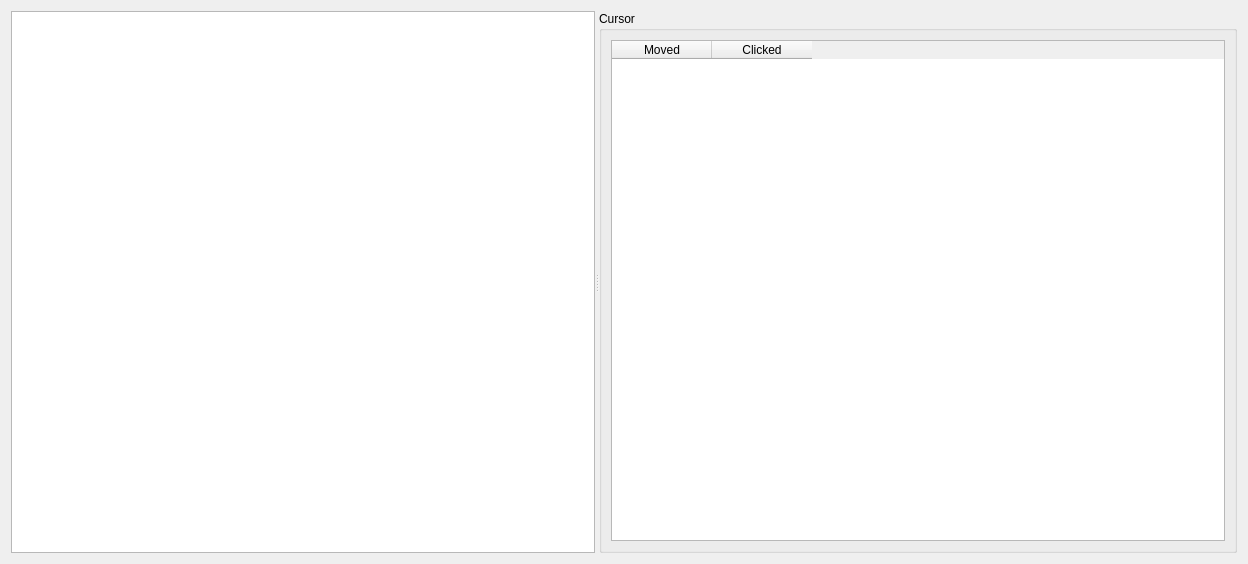
<?xml version="1.0" encoding="UTF-8"?>
<ui version="4.0">
 <class>MultiWindow</class>
 <widget class="QWidget" name="MultiWindow">
  <property name="geometry">
   <rect>
    <x>0</x>
    <y>0</y>
    <width>1248</width>
    <height>564</height>
   </rect>
  </property>
  <property name="windowTitle">
   <string>MultiWindow</string>
  </property>
  <layout class="QVBoxLayout" name="verticalLayout">
   <item>
    <widget class="QSplitter" name="splitter">
     <property name="orientation">
      <enum>Qt::Horizontal</enum>
     </property>
     <widget class="GraphicsLayoutWidget" name="glw"/>
     <widget class="QGroupBox" name="groupBox">
      <property name="title">
       <string>Cursor</string>
      </property>
      <layout class="QGridLayout" name="gridLayout">
       <item row="0" column="0">
        <widget class="QTableWidget" name="tableWidget_crosshair">
         <column>
          <property name="text">
           <string>Moved</string>
          </property>
         </column>
         <column>
          <property name="text">
           <string>Clicked</string>
          </property>
         </column>
        </widget>
       </item>
      </layout>
     </widget>
    </widget>
   </item>
  </layout>
 </widget>
 <customwidgets>
  <customwidget>
   <class>GraphicsLayoutWidget</class>
   <extends>QGraphicsView</extends>
   <header>pyqtgraph.h</header>
  </customwidget>
 </customwidgets>
 <resources/>
 <connections/>
</ui>
